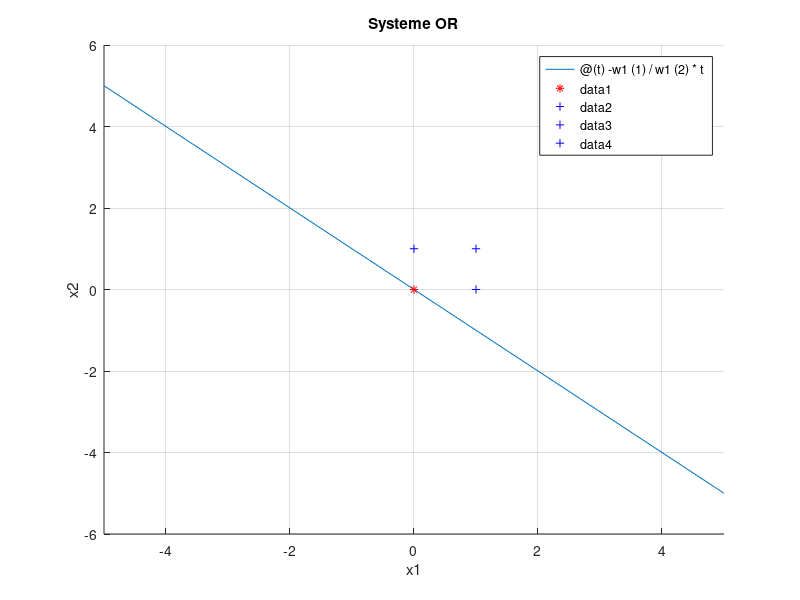
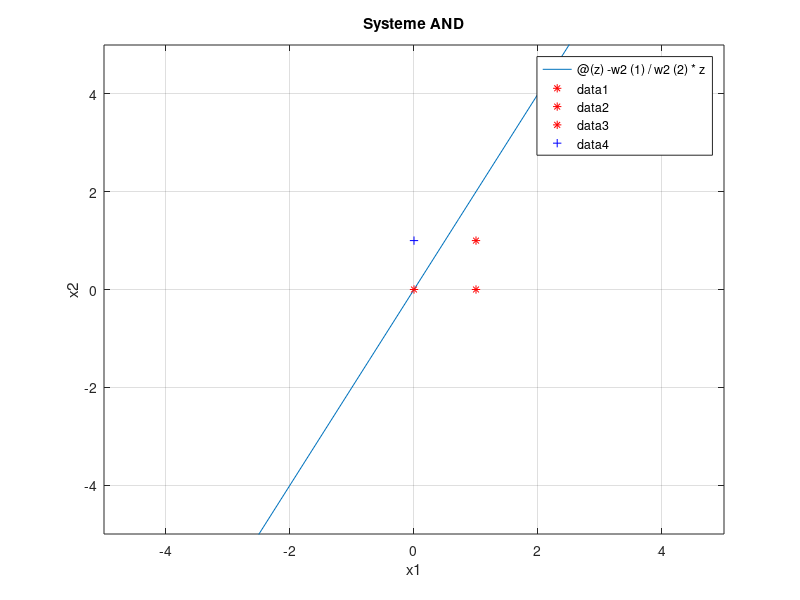
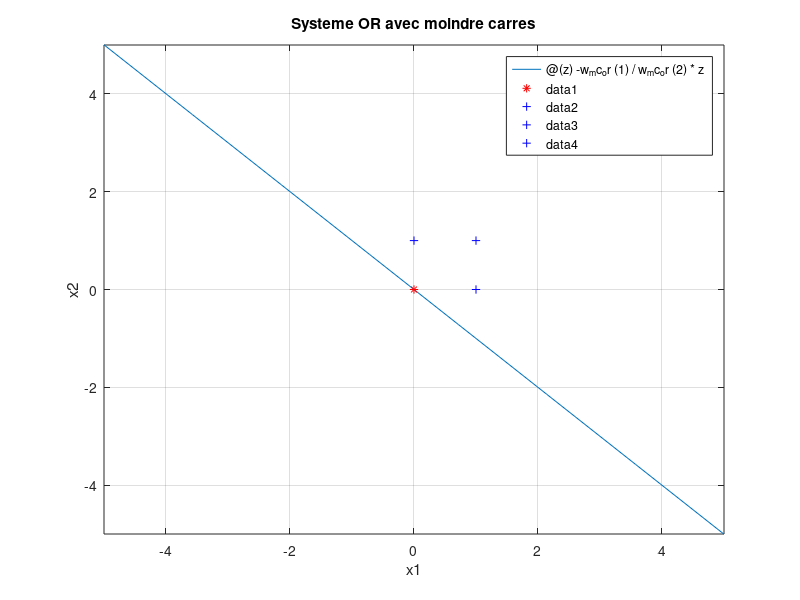
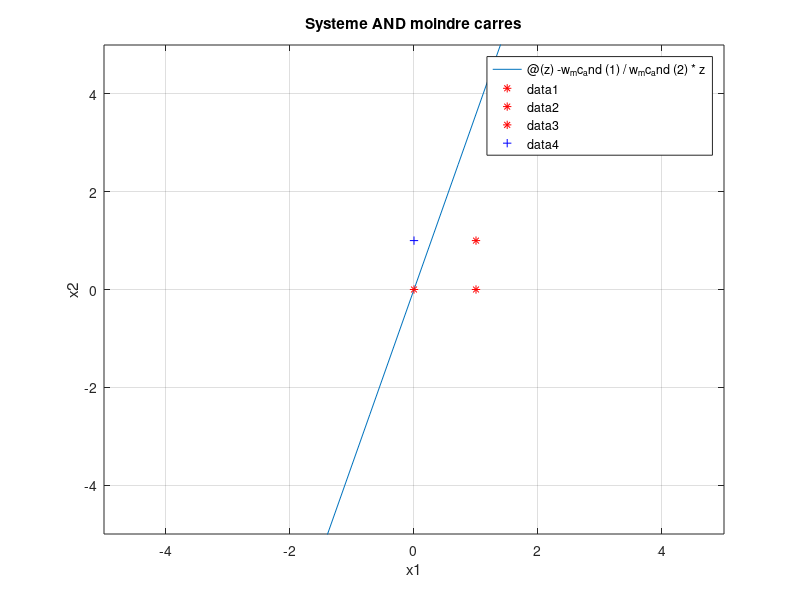

These charts were generated, in order, by the following MATLAB code:
%% Mon perceptron

clear all

% l le nombre de donn?es, n la dimension des donn?es
l=4;
n=2;

% Systeme OR
x1=[0 0];
x2=[0 1];
x3=[1 0];
x4=[1 1];
x=[x1;x2;x3;x4];
y=[-1 1 1 1];

% Algo perceptron
w1=zeros(n,1);
k=0;
K=67;
for compteur=1:K
    indice=randperm(l);
    for i=1:l
        i=indice(i);
        if(y(i)*(x(i,:)*w1)<=0)
            w1=w1+y(i)*x(i,:)';
            k=k+1;
        end
    end
end

% HyperPlan associ? 
figure(1)
hold on
title('Systeme OR')
xlabel('x1')
ylabel('x2')
fplot(@(t) -w1(1)/w1(2)*t);
for j=1:l
    if(y(j)==1)
        plot(x(j,1),x(j,2),'b+');
    else
        plot(x(j,1),x(j,2),'r*');
    end
end
hold off
grid on 

% Systeme AND
x1=[0 0];
x4=[0 1];
x3=[1 0];
x2=[1 1];
x=[x1;x2;x3;x4];
y=[-1 -1 -1 1];

% Algo perceptron
w2=zeros(n,1);
k=0;
K=57;
for compteur=1:K
    indice=randperm(l);
    for i=1:l
        i=indice(i);
        if(y(i)*(x(i,:)*w2)<=0)
            w2=w2+y(i)*x(i,:)';
            k=k+1;
        end
    end
end

% HyperPlan associ? 
figure(2)
fplot(@(z) -w2(1)/w2(2)*z);
hold on
title('Systeme AND')
axis([-5 5 -5 5]);
xlabel('x1')
ylabel('x2')
for j=1:l
    if(y(j)==1)
        plot(x(j,1),x(j,2),'b+');
    else
        plot(x(j,1),x(j,2),'r*');
    end
end
hold off
grid on 

%% Methode moindre carr?s



% l le nombre de donn?es, n la dimension des donn?es
l=4;
n=2;

% Systeme OR
x1=[0 0];
x2=[0 1];
x3=[1 0];
x4=[1 1];
x=[x1;x2;x3;x4];
y=[-1 1 1 1];

% Algo moindre carr?s
w_mc_or=zeros(n,1);
alpha=1;
K=67;
for compteur=1:K
    indice=randperm(l);
    for i=1:l
        i=indice(i);
        g=-1/l*(y(i)-w_mc_or'*x(i,:)')*x(i,:)';
        w_mc_or=w_mc_or -alpha*g;
    end
    alpha=alpha/compteur;
end

% HyperPlan associ? 
figure(3)
fplot(@(z) -w_mc_or(1)/w_mc_or(2)*z);
hold on
title('Systeme OR avec moindre carres')
axis([-5 5 -5 5]);
xlabel('x1')
ylabel('x2')
for j=1:l
    if(y(j)==1)
        plot(x(j,1),x(j,2),'b+');
    else
        plot(x(j,1),x(j,2),'r*');
    end
end
hold off
grid on 

% Systeme AND
x1=[0 0];
x4=[0 1];
x3=[1 0];
x2=[1 1];
x=[x1;x2;x3;x4];
y=[-1 -1 -1 1];

% Algo moindre carr?s
w_mc_and=zeros(n,1);
alpha=1;
K=6;
for compteur=1:K
    indice=randperm(l);
    for i=1:l
        i=indice(i);
        g=-1/l*(y(i)-w_mc_and'*x(i,:)')*x(i,:)';
        w_mc_and=w_mc_and -alpha*g;
    end
    alpha=alpha/compteur;
end

% HyperPlan associ? 
figure(4)
fplot(@(z) -w_mc_and(1)/w_mc_and(2)*z);
hold on
title('Systeme AND moindre carres')
axis([-5 5 -5 5]);
xlabel('x1')
ylabel('x2')
for j=1:l
    if(y(j)==1)
        plot(x(j,1),x(j,2),'b+');
    else
        plot(x(j,1),x(j,2),'r*');
    end
end
hold off
grid on 